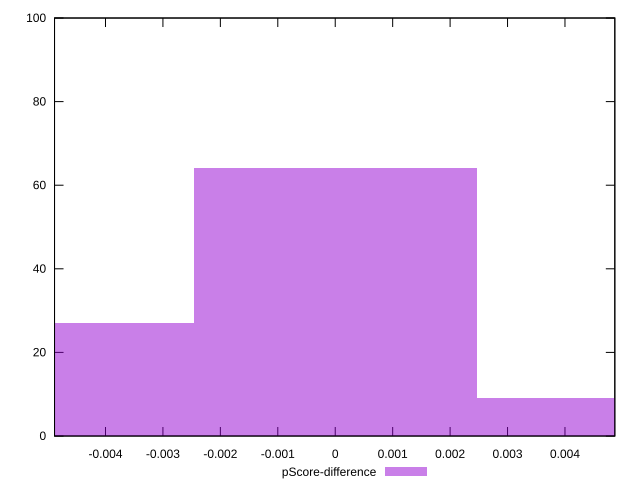

The script that saved this image:
reset

$pScoreDifference <<EOF
0.0049287631013597375 9
0 64
-0.0049287631013597375 27
EOF

set key outside below
set boxwidth 0.0049287631013597375
set xrange [-0.0048871913117752575:0.00486786172180545]
set yrange [0:100]
set trange [0:100]
set style fill transparent solid 0.5 noborder
set terminal svg size 640, 490 enhanced background rgb 'white'
set output "report_00018_2021-02-10T15-25-16.877Z/interactive/samples/pages/pScore-difference/histogram.svg"

plot $pScoreDifference title "pScore-difference" with boxes

reset
